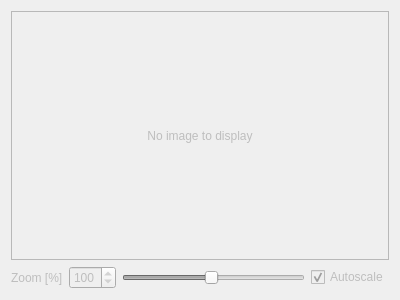
<?xml version="1.0" encoding="UTF-8"?>
<ui version="4.0">
 <class>MainImageViewer</class>
 <widget class="QWidget" name="MainImageViewer">
  <property name="enabled">
   <bool>false</bool>
  </property>
  <property name="geometry">
   <rect>
    <x>0</x>
    <y>0</y>
    <width>400</width>
    <height>300</height>
   </rect>
  </property>
  <property name="windowTitle">
   <string>Form</string>
  </property>
  <layout class="QVBoxLayout" name="verticalLayout_2">
   <item>
    <layout class="QVBoxLayout" name="verticalLayout">
     <item>
      <widget class="QScrollArea" name="scrollArea">
       <property name="widgetResizable">
        <bool>true</bool>
       </property>
       <property name="alignment">
        <set>Qt::AlignCenter</set>
       </property>
       <widget class="QWidget" name="scrollAreaWidgetContents">
        <property name="geometry">
         <rect>
          <x>0</x>
          <y>0</y>
          <width>382</width>
          <height>242</height>
         </rect>
        </property>
        <layout class="QHBoxLayout" name="horizontalLayout_2">
         <item>
          <widget class="QLabel" name="label">
           <property name="text">
            <string>No image to display</string>
           </property>
           <property name="scaledContents">
            <bool>false</bool>
           </property>
           <property name="alignment">
            <set>Qt::AlignCenter</set>
           </property>
          </widget>
         </item>
        </layout>
       </widget>
      </widget>
     </item>
     <item>
      <layout class="QHBoxLayout" name="horizontalLayout">
       <item>
        <widget class="QLabel" name="labelZoom">
         <property name="text">
          <string>Zoom [%]</string>
         </property>
        </widget>
       </item>
       <item>
        <widget class="QSpinBox" name="spinBox">
         <property name="minimum">
          <number>5</number>
         </property>
         <property name="maximum">
          <number>200</number>
         </property>
         <property name="value">
          <number>100</number>
         </property>
        </widget>
       </item>
       <item>
        <widget class="QSlider" name="horizontalSlider">
         <property name="minimum">
          <number>5</number>
         </property>
         <property name="maximum">
          <number>200</number>
         </property>
         <property name="value">
          <number>100</number>
         </property>
         <property name="orientation">
          <enum>Qt::Horizontal</enum>
         </property>
        </widget>
       </item>
       <item>
        <widget class="QCheckBox" name="autoscaleCheckbox">
         <property name="text">
          <string>Autoscale</string>
         </property>
         <property name="checked">
          <bool>true</bool>
         </property>
        </widget>
       </item>
      </layout>
     </item>
    </layout>
   </item>
  </layout>
 </widget>
 <resources/>
 <connections>
  <connection>
   <sender>horizontalSlider</sender>
   <signal>valueChanged(int)</signal>
   <receiver>spinBox</receiver>
   <slot>setValue(int)</slot>
   <hints>
    <hint type="sourcelabel">
     <x>264</x>
     <y>282</y>
    </hint>
    <hint type="destinationlabel">
     <x>102</x>
     <y>282</y>
    </hint>
   </hints>
  </connection>
  <connection>
   <sender>spinBox</sender>
   <signal>valueChanged(int)</signal>
   <receiver>horizontalSlider</receiver>
   <slot>setValue(int)</slot>
   <hints>
    <hint type="sourcelabel">
     <x>102</x>
     <y>282</y>
    </hint>
    <hint type="destinationlabel">
     <x>264</x>
     <y>282</y>
    </hint>
   </hints>
  </connection>
  <connection>
   <sender>autoscaleCheckbox</sender>
   <signal>toggled(bool)</signal>
   <receiver>spinBox</receiver>
   <slot>setDisabled(bool)</slot>
   <hints>
    <hint type="sourcelabel">
     <x>349</x>
     <y>275</y>
    </hint>
    <hint type="destinationlabel">
     <x>97</x>
     <y>275</y>
    </hint>
   </hints>
  </connection>
  <connection>
   <sender>autoscaleCheckbox</sender>
   <signal>toggled(bool)</signal>
   <receiver>horizontalSlider</receiver>
   <slot>setDisabled(bool)</slot>
   <hints>
    <hint type="sourcelabel">
     <x>349</x>
     <y>275</y>
    </hint>
    <hint type="destinationlabel">
     <x>216</x>
     <y>275</y>
    </hint>
   </hints>
  </connection>
 </connections>
</ui>
